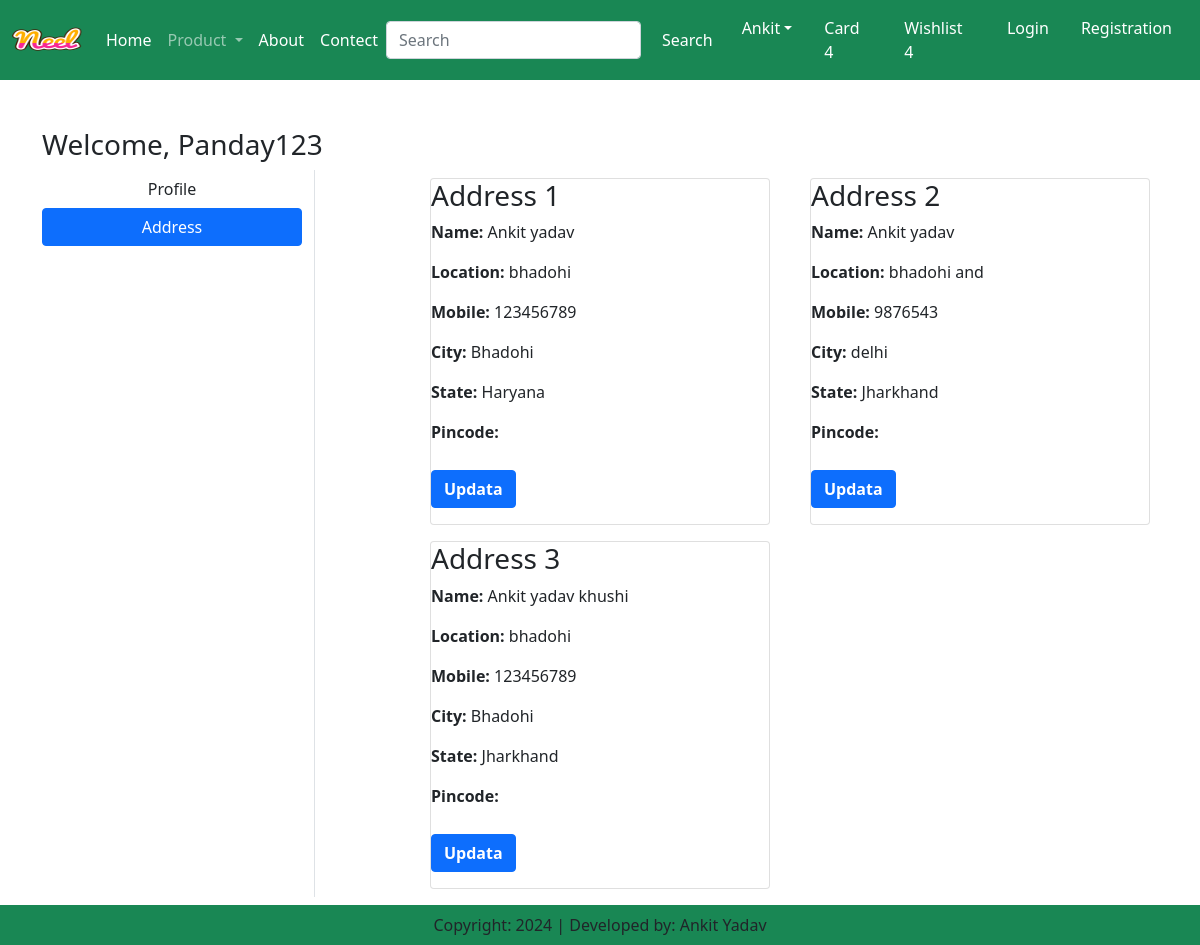
Screenshot of /address/ (signed in) with the database file from the repository.
### app/models.py (models this page shows, shortened)
class Customer(models.Model):
    user = models.ForeignKey(User, on_delete=models.CASCADE)
    name = models.CharField(max_length=200)
    location = models.CharField(max_length=200)
    city = models.CharField(max_length=50)
    mobile = models.IntegerField(default=0)
    zipcode = models.IntegerField()
    state = models.CharField(choices=STATE_CHOICE, max_length=100)

### app/views.py (the view)
# urls.py: path('address/', views.address, name='address'),
def address(request):
    add = Customer.objects.filter(user=request.user)
    return render(request, 'app/address.html', {'add': add})  # Changed template to 'address.html'

### app/templates/app/address.html (shortened to what this page needs)
{% extends 'app/base.html' %}
{% load static %}
{% block main-content %}
<div class="container my-5">
    <div class="row">
        <h3>Welcome, <span class="text-capitalize">{{ request.user }}</span></h3>
    </div>
    <div class="row">
        <div class="col-sm-3 border-end">
            <ul class="list-unstyled">
                <li class="d-grid"><a href="{% url 'profile' %}" class="btn ">Profile</a></li>
                <li class="d-grid"><a href="{% url 'address' %}" class="btn btn-primary">Address</a></li>
            </ul>
        </div>
        <div class="col-sm-8 offset-sm-1">
            <div class="row">
                {% for ad in add %}
                <div class="col-sm-6">
                    <div class="card m-2">
                        <div class="card-body">
                            <h3>Address {{ forloop.counter }}</h3>
                            <p><strong>Name:</strong> {{ ad.name }}</p>
                            <p><strong>Location:</strong> {{ ad.location }}</p>
                            <p><strong>Mobile:</strong> {{ ad.mobile }}</p>
                            <p><strong>City:</strong> {{ ad.city }}</p>
                            <p><strong>State:</strong> {{ ad.state }}</p>
                            <p><strong>Pincode:</strong> {{ ad.pincode }}</p>
                            <p class="text-bold"><a href="{% url 'updateAddress' pk=ad.id %}" type="button" class="btn btn-primary">Updata</a></p>
                        </div>
                    </div>
                </div>
                {% empty %}
                <p class="text-muted">No addresses found.</p>
                {% endfor %}
            </div>
        </div>
    </div>
</div>
{% endblock main-content %}

### app/static/app/css/style.css (style rules this page uses)
.card-body { padding: 0px; margin: 0px; }
.card-body .btn-primary { font-size: 1.rem; font-weight: bold; margin-top: 10px; }

### rows the page displays
Customer: name "Ankit yadav", location "bhadohi", mobile "123456789", city "Bhadohi", state "Haryana"
Customer: name "Ankit yadav", location "bhadohi and", mobile "9876543", city "delhi", state "Jharkhand"
Customer: name "Ankit yadav khushi", location "bhadohi", mobile "123456789", city "Bhadohi", state "Jharkhand"

### other values shown
{{ request.user }} "Panday123"
